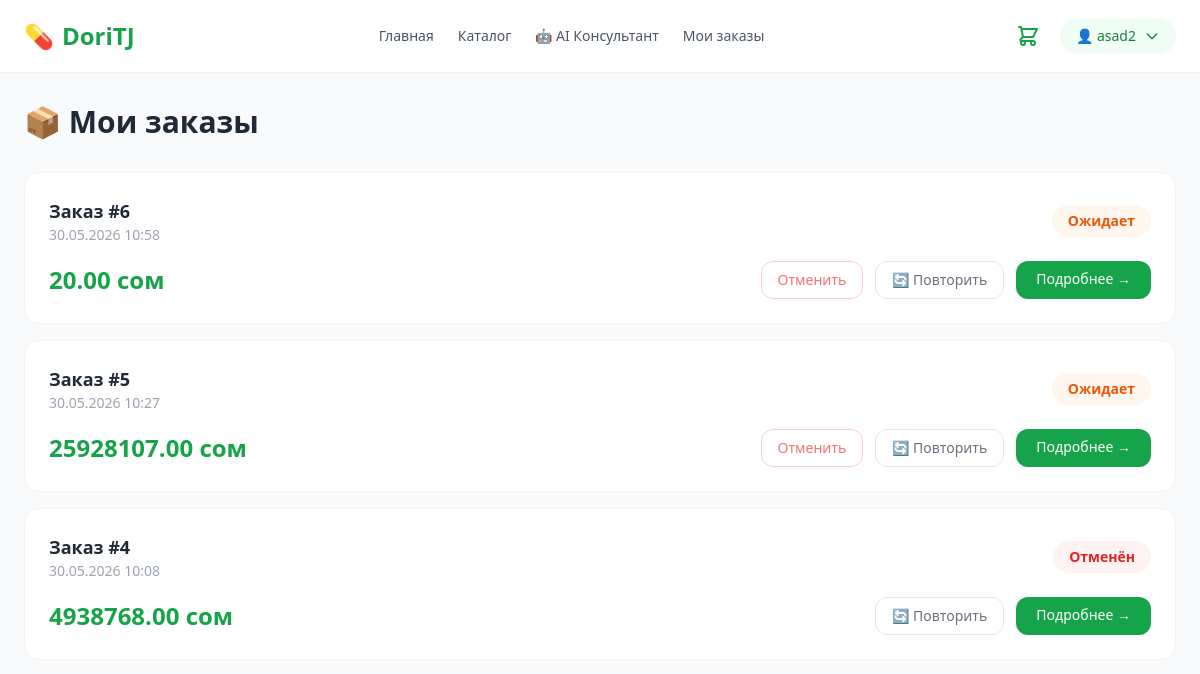
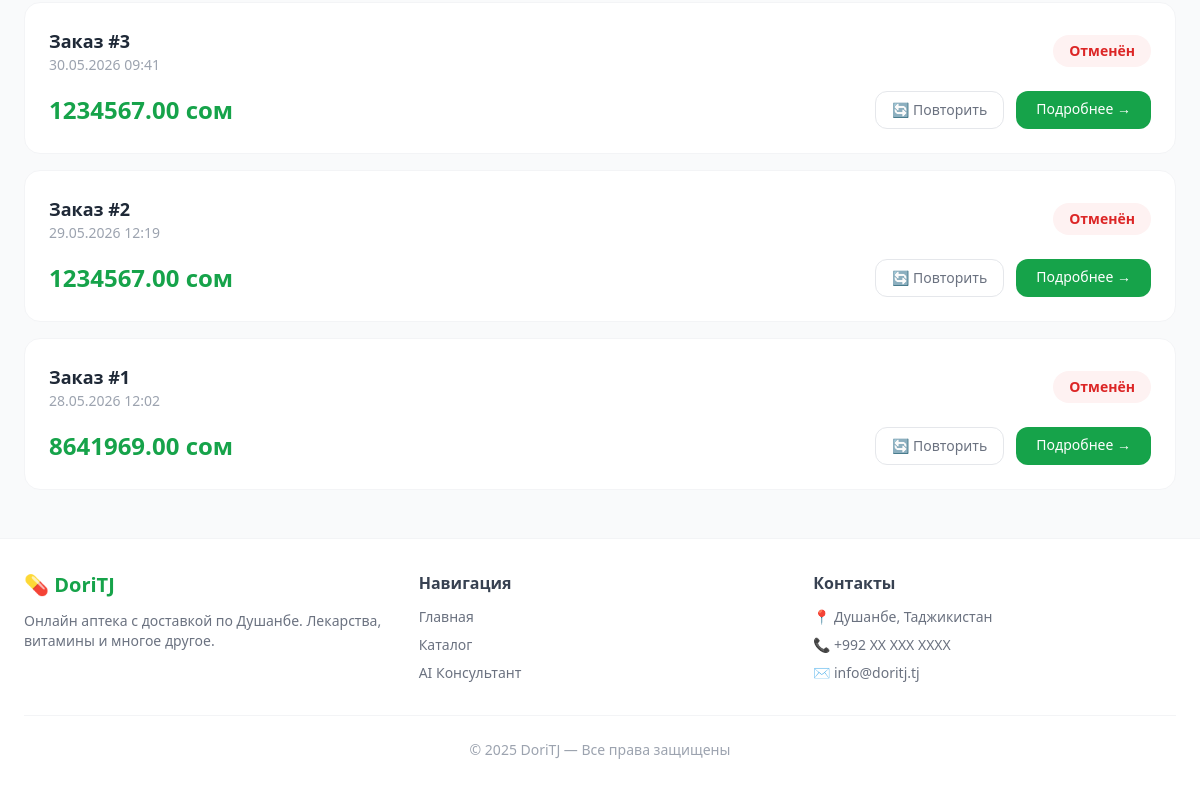
Before: /orders/my-orders/ (signed in) with the older database file (2 pictures, top to bottom).
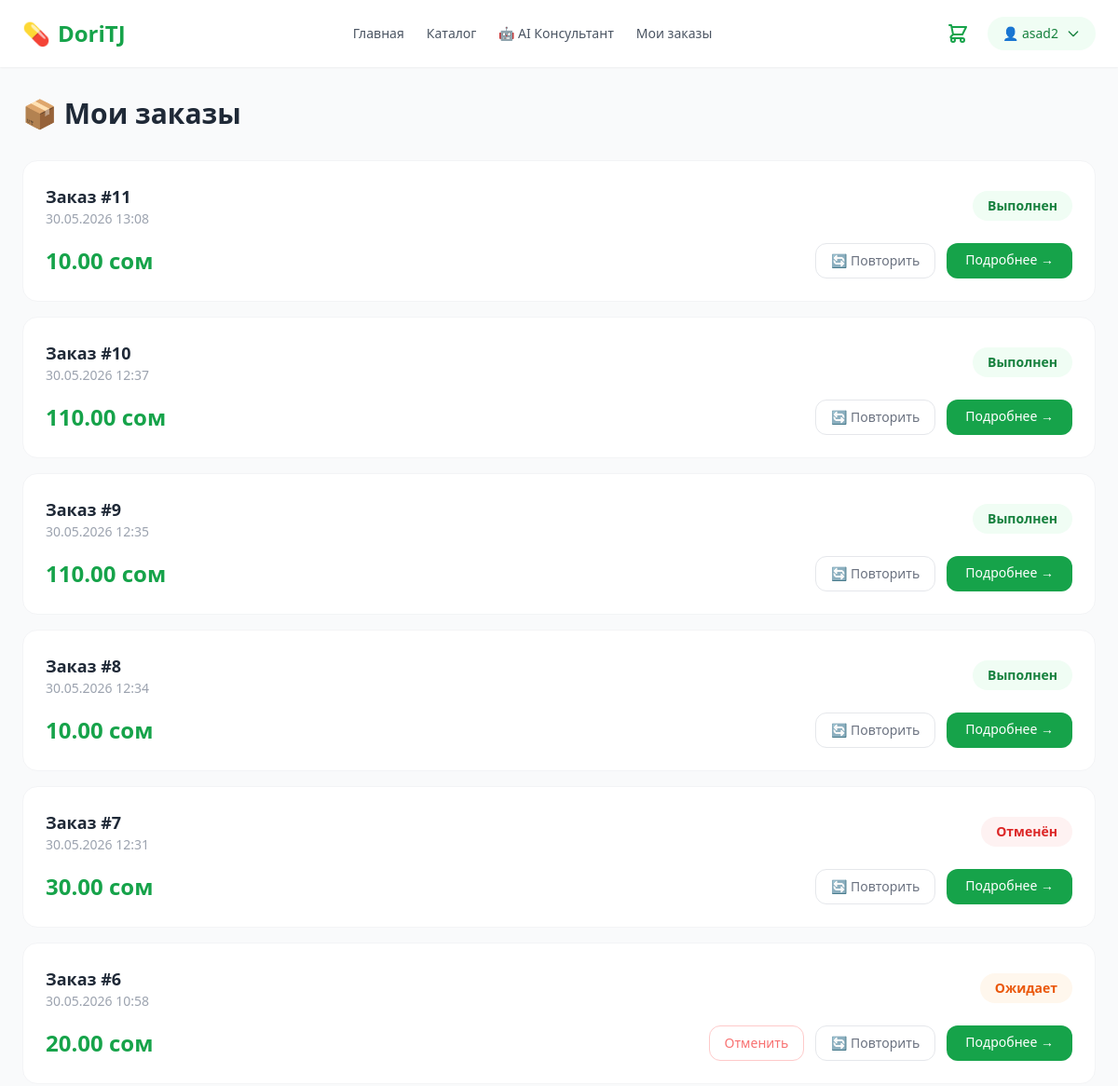
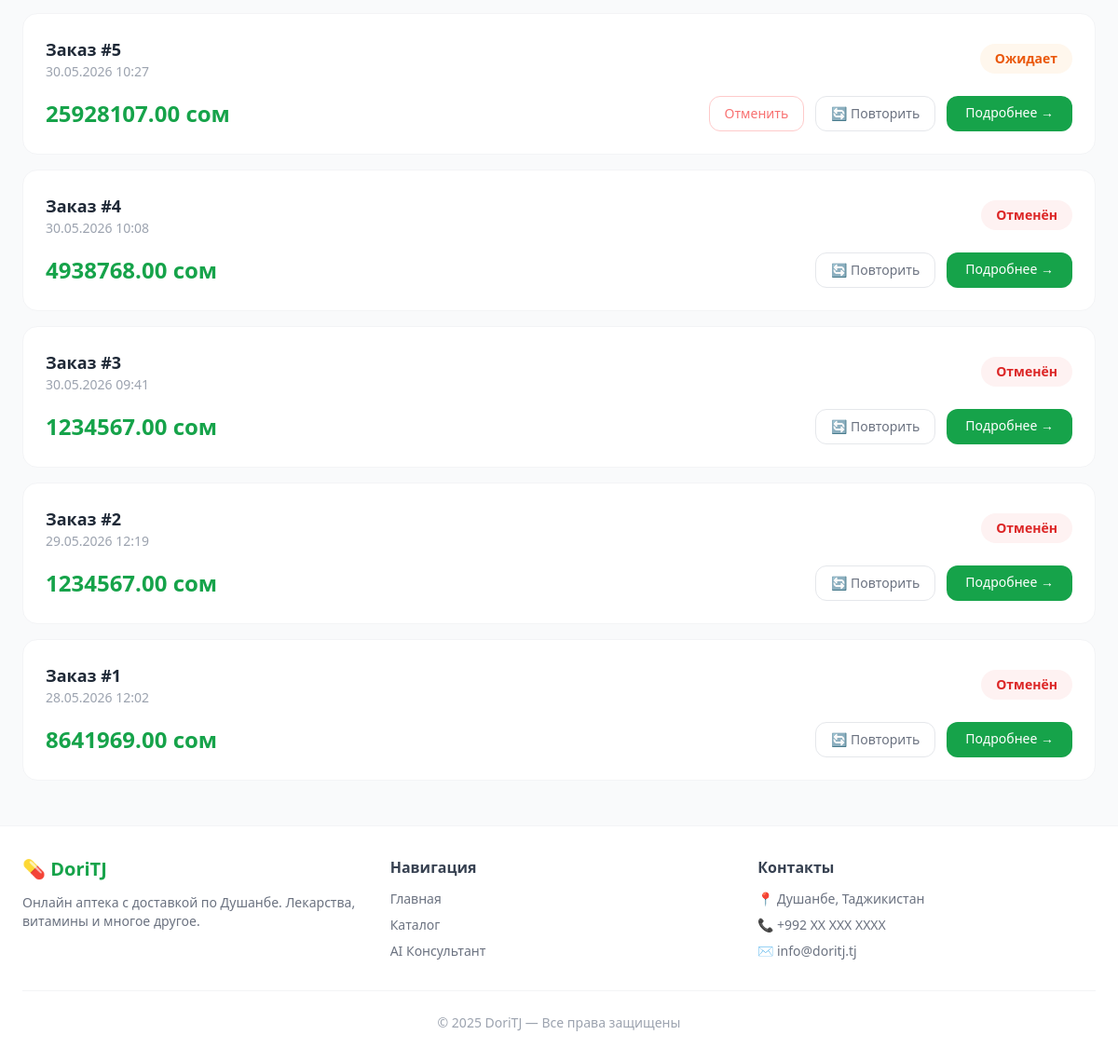
After: the same page with the newer database file (2 pictures, top to bottom).
### orders/models.py (models this page shows)
class Order(models.Model):
    STATUS_CHOICES = [
        ('pending', 'Ожидает'),
        ('confirmed', 'Подтверждён'),
        ('delivering', 'Доставляется'),
        ('done', 'Выполнен'),
        ('cancelled', 'Отменён'),
    ]
    user = models.ForeignKey(settings.AUTH_USER_MODEL, on_delete=models.CASCADE)
    address = models.TextField()
    status = models.CharField(max_length=20, choices=STATUS_CHOICES, default='pending')
    total = models.DecimalField(max_digits=10, decimal_places=2)
    prescription = models.ImageField(upload_to='prescriptions/', blank=True, null=True)
    created_at = models.DateTimeField(auto_now_add=True)

### orders/views.py (the view)
# urls.py: path('my-orders/', views.my_orders, name='my_orders'),
@login_required
def my_orders(request):
    orders = Order.objects.filter(
        user=request.user
    ).order_by('-created_at')
    return render(request, 'my_orders.html', {'orders': orders})

### accounts/backend.py (called while the page is built)
    def get_user(self, user_id):
        try:
            return User.objects.get(pk=user_id)
        except User.DoesNotExist:
            return None

### templates/my_orders.html
{% extends 'base.html' %}
{% block content %}
<h1 class="text-3xl font-bold text-gray-800 mb-8">📦 Мои заказы</h1>
{% for order in orders %}
<div class="bg-white rounded-2xl border border-gray-100 p-6 mb-4 hover:shadow-md transition">
    <div class="flex items-center justify-between mb-4">
        <div>
            <h3 class="font-bold text-gray-800 text-lg">Заказ #{{ order.pk }}</h3>
            <p class="text-gray-400 text-sm">{{ order.created_at|date:"d.m.Y H:i" }}</p>
        </div>
        <span class="px-4 py-1.5 rounded-full text-sm font-semibold
            {% if order.status == 'done' %}bg-green-50 text-green-700
            {% elif order.status == 'cancelled' %}bg-red-50 text-red-600
            {% elif order.status == 'delivering' %}bg-blue-50 text-blue-700
            {% else %}bg-orange-50 text-orange-600{% endif %}">
            {{ order.get_status_display }}
        </span>
    </div>
    <div class="flex items-center justify-between">
        <p class="text-2xl font-bold text-green-600">{{ order.total }} сом</p>
        <div class="flex gap-3">
            {% if order.status == 'pending' %}
                <a href="/orders/order/{{ order.pk }}/cancel/"
                   class="text-sm text-red-400 hover:text-red-600 border border-red-200 px-4 py-2 rounded-xl hover:border-red-400 transition">
                    Отменить
                </a>
            {% endif %}
            <a href="/orders/order/{{ order.pk }}/repeat/"
               class="text-sm text-gray-500 hover:text-green-600 border border-gray-200 px-4 py-2 rounded-xl hover:border-green-400 transition">
                🔄 Повторить
            </a>
            <a href="/orders/order/{{ order.pk }}/"
               class="text-sm bg-green-600 text-white px-5 py-2 rounded-xl hover:bg-green-700 transition">
                Подробнее →
            </a>
        </div>
    </div>
</div>
{% empty %}
<div class="text-center py-24">
    <div class="text-8xl mb-6">📦</div>
    <h2 class="text-2xl font-bold text-gray-700 mb-3">Заказов пока нет</h2>
    <a href="/catalog/" class="bg-green-600 text-white font-bold px-10 py-4 rounded-2xl hover:bg-green-700 transition text-lg">Перейти в каталог</a>
</div>
{% endfor %}
{% endblock %}

Changed rows visible on the page:
added Order: pk "11", created_at "30.05.2026 13:08", status "Выполнен", total "10.00"
added Order: pk "10", created_at "30.05.2026 12:37", status "Выполнен", total "110.00"
added Order: pk "9", created_at "30.05.2026 12:35", status "Выполнен", total "110.00"
added Order: pk "8", created_at "30.05.2026 12:34", status "Выполнен", total "10.00"
added Order: pk "7", created_at "30.05.2026 12:31", status "Отменён", total "30.00"
